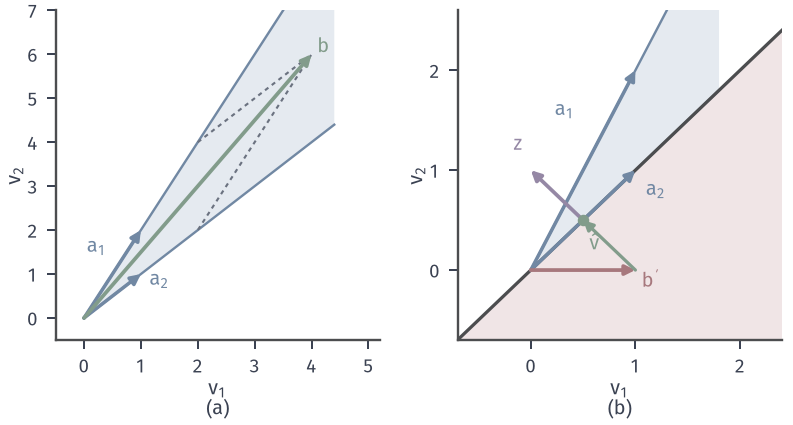

The script that drew this image:
from pathlib import Path
import sys
sys.path.insert(0, str(Path(__file__).resolve().parents[1]/"lp-common"))
from lp_fig import *
HERE = Path(__file__).resolve().parent
# Farkas: b in the cone of the columns, or a separating hyperplane through the projection.
a1, a2 = np.array([1., 2.]), np.array([1., 1.])
fig, axes = figure(width_mm=112, height_mm=60, ncols=2)
panels(fig, .07, .985, .975, .2, .24)
a, b = axes
def cone(ax, s):
    ax.fill([0, a1[0]*s, a2[0]*s], [0, a1[1]*s, a2[1]*s], facecolor=BLUE_FILL, edgecolor='none', zorder=1)
    ax.plot([0, a1[0]*s], [0, a1[1]*s], color=BLUE, lw=.95, zorder=2); ax.plot([0, a2[0]*s], [0, a2[1]*s], color=BLUE, lw=.95, zorder=2)
cone(a, 4.4)
A = np.column_stack([a1, a2]); bb = np.array([4., 6.]); x = np.linalg.solve(A, bb)
arrow(a, (0, 0), a1, BLUE); arrow(a, (0, 0), a2, BLUE); 
arrow(a, (0, 0), bb, GREEN, lw=1.5)
a.plot([x[0]*a1[0], bb[0], x[1]*a2[0]], [x[0]*a1[1], bb[1], x[1]*a2[1]], color=MUTED, lw=.85, ls=(0, (2, 2)), zorder=3)
a.text(.4, 1.5, '$\\bm{a}_1$'.replace('\\bm{a}', 'a'), fontsize=8, color=BLUE, ha='right'); a.text(1.15, .75, '$a_2$', fontsize=8, color=BLUE)
a.text(4.1, 6.05, '$b$', fontsize=8, color=GREEN)
setup(a, (-.5, 5.2), (-.5, 7), range(0, 6), range(0, 8), '$v_1$', '$v_2$')
xl, yl = (-.7, 2.4), (-.7, 2.6)
b2 = np.array([1., 0.]); pr = (b2@a2)/(a2@a2)*a2; z = pr-b2
b.fill([xl[0], xl[1], xl[1]], [xl[0], xl[0], xl[1]], facecolor=RED_FILL, edgecolor='none', zorder=0)
cone(b, 1.8)
b.plot([xl[0], xl[1]], [xl[0], xl[1]], color=EDGE, lw=1.3, zorder=2)
arrow(b, (0, 0), a1, BLUE); arrow(b, (0, 0), a2, BLUE); arrow(b, (0, 0), b2, RED, lw=1.5)
arrow(b, b2, pr, GREEN, lw=1.3)
arrow(b, pr, pr+z, PURPLE, lw=1.5)
b.plot(*pr, 'o', color=GREEN, ms=4.6, mew=0, zorder=6)
b.text(.42, 1.55, '$a_1$', fontsize=8, color=BLUE, ha='right'); b.text(1.1, .75, '$a_2$', fontsize=8, color=BLUE)
b.text(1.06, -.17, "$b'$", fontsize=8, color=RED); b.text(.56, .2, '$\\hat{v}$', fontsize=8, color=GREEN)
b.text(-.08, 1.2, '$z$', fontsize=8, color=PURPLE, ha='right')
setup(b, xl, yl, range(0, 3), range(0, 3), '$v_1$', '$v_2$')
tags(fig, axes)
save(fig, HERE, 'figure', {'a': x.tolist(), 'projection': pr.tolist(), 'z': z.tolist(), 'bz': float(b2@z)})
